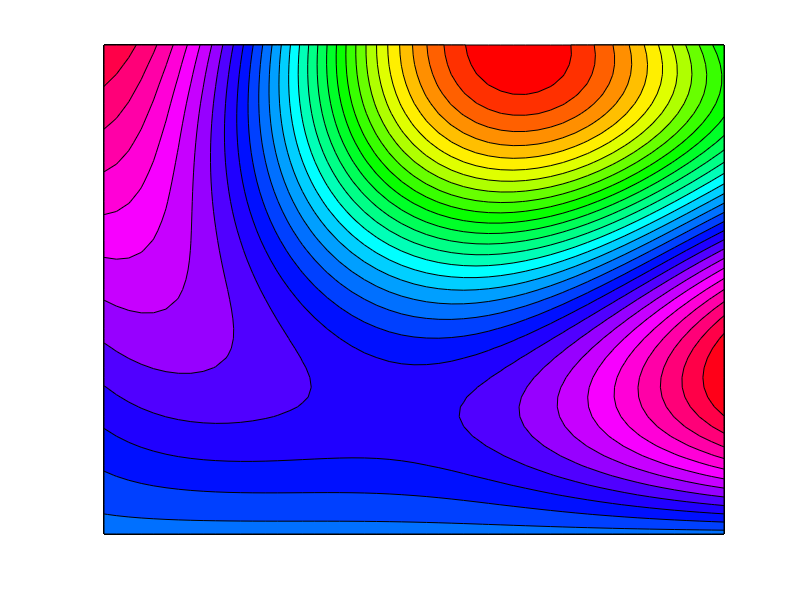

Here is the MATLAB script that generated this plot:
close all;clear all;clc
[x,y]=meshgrid(0:0.1:5);
z=x.*sin(y)+y.*cos(x);
contourf(x,y,z,30);
colormap(hsv);
axis off
saveas(gca,'img.png');
